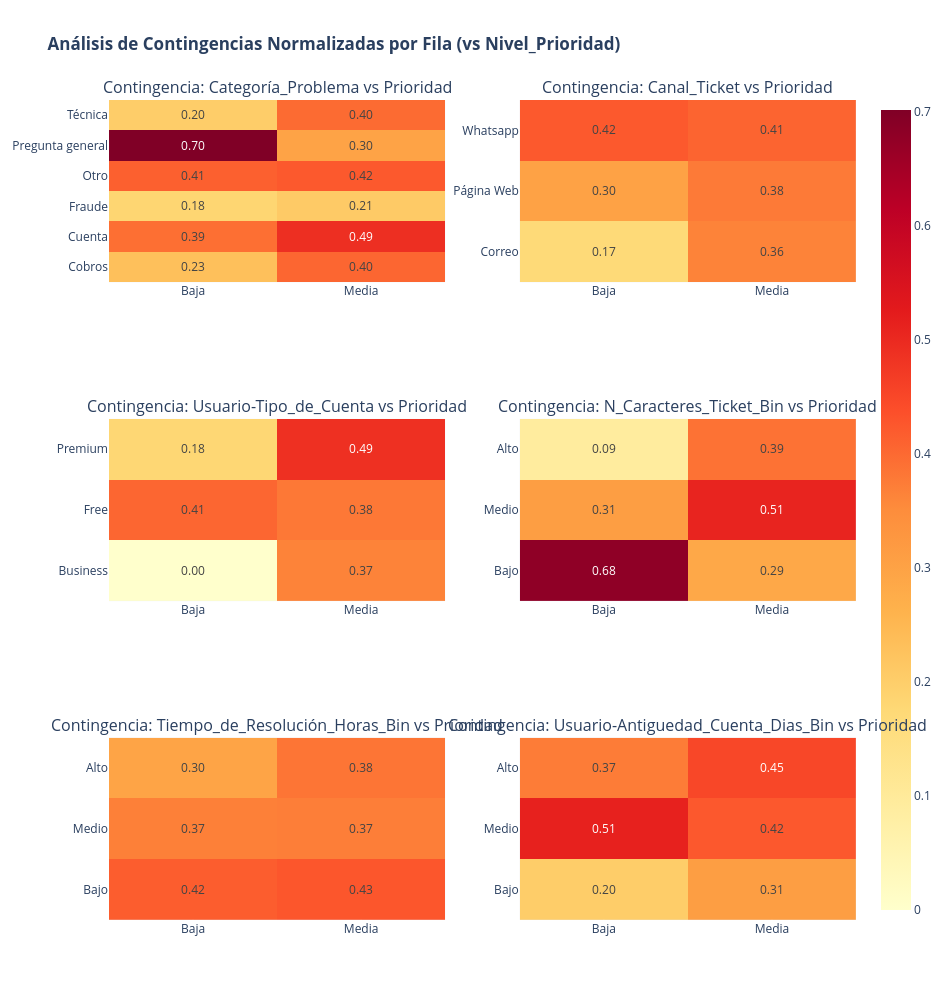

The notebook cell saved with this chart:
### Code cell
etiquetas = ["Bajo", "Medio", "Alto"]


df["N_Caracteres_Ticket_Bin"] = pd.qcut(
    df["N_Caracteres_Ticket"], q=3, labels=etiquetas, duplicates="drop"
)
df["Tiempo_de_Resolución_Horas_Bin"] = pd.qcut(
    df["Tiempo_de_Resolución_Horas"], q=3, labels=etiquetas, duplicates="drop"
)
df["Usuario-Antiguedad_Cuenta_Dias_Bin"] = pd.qcut(
    df["Usuario-Antiguedad_Cuenta_Dias"], q=3, labels=etiquetas, duplicates="drop"
)


variables_analisis = [
    "Categoría_Problema",
    "Canal_Ticket",
    "Usuario-Tipo_de_Cuenta",
    "N_Caracteres_Ticket_Bin",
    "Tiempo_de_Resolución_Horas_Bin",
    "Usuario-Antiguedad_Cuenta_Dias_Bin",
]

orden_prioridades = ["Baja", "Media", "Alto", "Crítico"]


fig_subplots = make_subplots(
    rows=3,
    cols=2,
    subplot_titles=[f"Contingencia: {var} vs Prioridad" for var in variables_analisis],
)


for idx, var in enumerate(variables_analisis):
    fila = (idx // 2) + 1
    columna = (idx % 2) + 1

    tabla_contingencia = pd.crosstab(
        df[var], df["Nivel_Prioridad"], normalize="index"
    )
    columns_existentes = [
        p for p in orden_prioridades if p in tabla_contingencia.columns
    ]
    tabla_contingencia = tabla_contingencia[columns_existentes]

    fig_temporal = px.imshow(
        tabla_contingencia,
        text_auto=".2f",
        color_continuous_scale="YlOrRd",
    )


    fig_subplots.add_trace(fig_temporal.data[0], row=fila, col=columna)


    fig_subplots.update_xaxes(
        tickmode="array",
        tickvals=list(range(len(columns_existentes))),
        ticktext=columns_existentes,
        row=fila,
        col=columna,
    )
    fig_subplots.update_yaxes(
        tickmode="array",
        tickvals=list(range(len(tabla_contingencia.index))),
        ticktext=[str(i) for i in tabla_contingencia.index],
        row=fila,
        col=columna,
    )


fig_subplots.update_layout(
    height=1000,
    width=950,
    title_text="<b>Análisis de Contingencias Normalizadas por Fila (vs Nivel_Prioridad)</b>",
    coloraxis={"colorscale": "YlOrRd"},
)

fig_subplots.show()

### Figure 1 — Plotly figure (JSON) as saved in the notebook; plotly's stock layout.template omitted (floating-point values rounded to 4 significant figures)
{"data": [{"coloraxis": "coloraxis", "hovertemplate": "Nivel_Prioridad: %{x}<br>Categoría_Problema: %{y}<br>color: %{z}<extra></extra>", "name": "0", "texttemplate": "%{z:.2f}", "type": "heatmap", "x": ["Baja", "Media"], "xaxis": "x", "y": ["Cobros", "Cuenta", "Fraude", "Otro", "Pregunta general", "Técnica"], "yaxis": "y", "z": [[0.2313, 0.4048], [0.3932, 0.4905], [0.1832, 0.2094], [0.4138, 0.4236], [0.7018, 0.2982], [0.2022, 0.3989]]}, {"coloraxis": "coloraxis", "hovertemplate": "Nivel_Prioridad: %{x}<br>Canal_Ticket: %{y}<br>color: %{z}<extra></extra>", "name": "0", "texttemplate": "%{z:.2f}", "type": "heatmap", "x": ["Baja", "Media"], "xaxis": "x2", "y": ["Correo", "Página Web", "Whatsapp"], "yaxis": "y2", "z": [[0.1719, 0.3646], [0.3005, 0.3777], [0.4229, 0.4078]]}, {"coloraxis": "coloraxis", "hovertemplate": "Nivel_Prioridad: %{x}<br>Usuario-Tipo_de_Cuenta: %{y}<br>color: %{z}<extra></extra>", "name": "0", "texttemplate": "%{z:.2f}", "type": "heatmap", "x": ["Baja", "Media"], "xaxis": "x3", "y": ["Business", "Free", "Premium"], "yaxis": "y3", "z": [[0.0, 0.3651], [0.4053, 0.38], [0.1788, 0.4891]]}, {"coloraxis": "coloraxis", "hovertemplate": "Nivel_Prioridad: %{x}<br>N_Caracteres_Ticket_Bin: %{y}<br>color: %{z}<extra></extra>", "name": "0", "texttemplate": "%{z:.2f}", "type": "heatmap", "x": ["Baja", "Media"], "xaxis": "x4", "y": ["Bajo", "Medio", "Alto"], "yaxis": "y4", "z": [[0.6807, 0.2864], [0.3114, 0.509], [0.09173, 0.388]]}, {"coloraxis": "coloraxis", "hovertemplate": "Nivel_Prioridad: %{x}<br>Tiempo_de_Resolución_Horas_Bin: %{y}<br>color: %{z}<extra></extra>", "name": "0", "texttemplate": "%{z:.2f}", "type": "heatmap", "x": ["Baja", "Media"], "xaxis": "x5", "y": ["Bajo", "Medio", "Alto"], "yaxis": "y5", "z": [[0.4175, 0.4279], [0.3697, 0.3712], [0.2969, 0.3838]]}, {"coloraxis": "coloraxis", "hovertemplate": "Nivel_Prioridad: %{x}<br>Usuario-Antiguedad_Cuenta_Dias_Bin: %{y}<br>color: %{z}<extra></extra>", "name": "0", "texttemplate": "%{z:.2f}", "type": "heatmap", "x": ["Baja", "Media"], "xaxis": "x6", "y": ["Bajo", "Medio", "Alto"], "yaxis": "y6", "z": [[0.2035, 0.3104], [0.5138, 0.4246], [0.3748, 0.4513]]}], "layout": {"annotations": [{"font": {"size": 16}, "showarrow": false, "text": "Contingencia: Categoría_Problema vs Prioridad", "x": 0.225, "xanchor": "center", "xref": "paper", "y": 1, "yanchor": "bottom", "yref": "paper"}, {"font": {"size": 16}, "showarrow": false, "text": "Contingencia: Canal_Ticket vs Prioridad", "x": 0.775, "xanchor": "center", "xref": "paper", "y": 1, "yanchor": "bottom", "yref": "paper"}, {"font": {"size": 16}, "showarrow": false, "text": "Contingencia: Usuario-Tipo_de_Cuenta vs Prioridad", "x": 0.225, "xanchor": "center", "xref": "paper", "y": 0.6111, "yanchor": "bottom", "yref": "paper"}, {"font": {"size": 16}, "showarrow": false, "text": "Contingencia: N_Caracteres_Ticket_Bin vs Prioridad", "x": 0.775, "xanchor": "center", "xref": "paper", "y": 0.6111, "yanchor": "bottom", "yref": "paper"}, {"font": {"size": 16}, "showarrow": false, "text": "Contingencia: Tiempo_de_Resolución_Horas_Bin vs Prioridad", "x": 0.225, "xanchor": "center", "xref": "paper", "y": 0.2222, "yanchor": "bottom", "yref": "paper"}, {"font": {"size": 16}, "showarrow": false, "text": "Contingencia: Usuario-Antiguedad_Cuenta_Dias_Bin vs Prioridad", "x": 0.775, "xanchor": "center", "xref": "paper", "y": 0.2222, "yanchor": "bottom", "yref": "paper"}], "coloraxis": {"colorscale": [[0, "rgb(255,255,204)"], [0.125, "rgb(255,237,160)"], [0.25, "rgb(254,217,118)"], [0.375, "rgb(254,178,76)"], [0.5, "rgb(253,141,60)"], [0.625, "rgb(252,78,42)"], [0.75, "rgb(227,26,28)"], [0.875, "rgb(189,0,38)"], [1, "rgb(128,0,38)"]]}, "height": 1000, "title": {"text": "<b>Análisis de Contingencias Normalizadas por Fila (vs Nivel_Prioridad)</b>"}, "width": 950, "xaxis": {"anchor": "y", "domain": [0, 0.45], "tickmode": "array", "ticktext": ["Baja", "Media"], "tickvals": [0, 1]}, "xaxis2": {"anchor": "y2", "domain": [0.55, 1], "tickmode": "array", "ticktext": ["Baja", "Media"], "tickvals": [0, 1]}, "xaxis3": {"anchor": "y3", "domain": [0, 0.45], "tickmode": "array", "ticktext": ["Baja", "Media"], "tickvals": [0, 1]}, "xaxis4": {"anchor": "y4", "domain": [0.55, 1], "tickmode": "array", "ticktext": ["Baja", "Media"], "tickvals": [0, 1]}, "xaxis5": {"anchor": "y5", "domain": [0, 0.45], "tickmode": "array", "ticktext": ["Baja", "Media"], "tickvals": [0, 1]}, "xaxis6": {"anchor": "y6", "domain": [0.55, 1], "tickmode": "array", "ticktext": ["Baja", "Media"], "tickvals": [0, 1]}, "yaxis": {"anchor": "x", "domain": [0.7778, 1], "tickmode": "array", "ticktext": ["Cobros", "Cuenta", "Fraude", "Otro", "Pregunta general", "Técnica"], "tickvals": [0, 1, 2, 3, 4, 5]}, "yaxis2": {"anchor": "x2", "domain": [0.7778, 1], "tickmode": "array", "ticktext": ["Correo", "Página Web", "Whatsapp"], "tickvals": [0, 1, 2]}, "yaxis3": {"anchor": "x3", "domain": [0.3889, 0.6111], "tickmode": "array", "ticktext": ["Business", "Free", "Premium"], "tickvals": [0, 1, 2]}, "yaxis4": {"anchor": "x4", "domain": [0.3889, 0.6111], "tickmode": "array", "ticktext": ["Bajo", "Medio", "Alto"], "tickvals": [0, 1, 2]}, "yaxis5": {"anchor": "x5", "domain": [0, 0.2222], "tickmode": "array", "ticktext": ["Bajo", "Medio", "Alto"], "tickvals": [0, 1, 2]}, "yaxis6": {"anchor": "x6", "domain": [0, 0.2222], "tickmode": "array", "ticktext": ["Bajo", "Medio", "Alto"], "tickvals": [0, 1, 2]}}}
